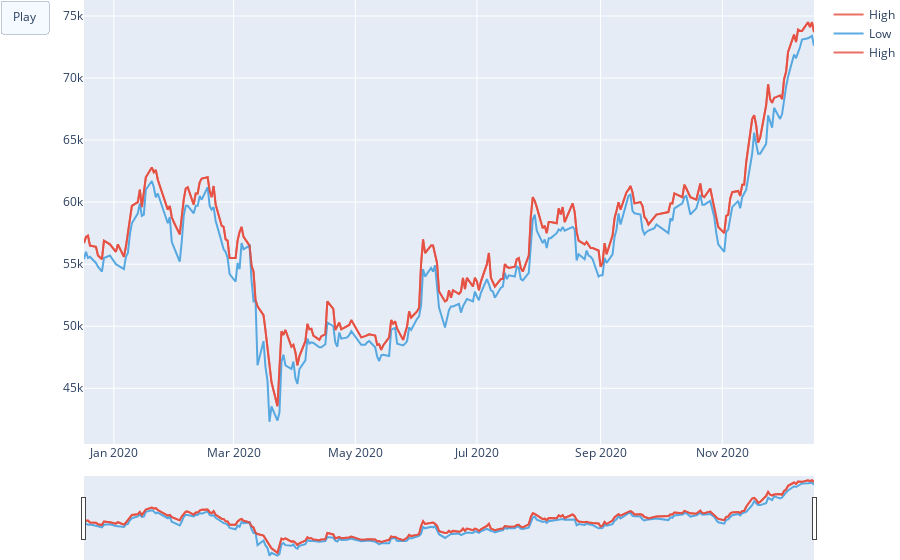

Notebook source saved alongside this figure:
### Code cell
fig = go.Figure(data=data, frames=frame, layout=layout)
fig.update_xaxes(rangeslider_visible=True)

fig.show()
fig.write_html("./results/test8_stock.html")

### Figure 1 — Plotly figure (JSON) as saved in the notebook; plotly's stock layout.template omitted (floating-point values rounded to 4 significant figures; data arrays with more than 128 entries replaced by an {"elided": "..."} marker saying what was removed)
{"data": [{"line": {"color": "#e74c3c"}, "name": "High", "opacity": 0.8, "type": "scatter", "x": {"elided": "249 str values"}, "y": {"elided": "249 int values"}}, {"line": {"color": "#3498db"}, "name": "Low", "opacity": 0.8, "type": "scatter", "x": {"elided": "249 str values"}, "y": {"elided": "249 int values"}}, {"line": {"color": "#e74c3c"}, "name": "High", "opacity": 0.8, "type": "scatter", "x": {"elided": "249 str values"}, "y": {"elided": "249 int values"}}], "layout": {"margin": {"b": 0, "l": 0, "r": 0, "t": 0}, "title": {"text": "Stock Test"}, "updatemenus": [{"buttons": [{"args": [null, {"frame": {"duration": 20, "redraw": false}, "fromcurrent": true, "transition": {"duration": 0}}], "label": "Play", "method": "animate"}], "type": "buttons"}], "xaxis": {"rangeslider": {"visible": true}}}}
